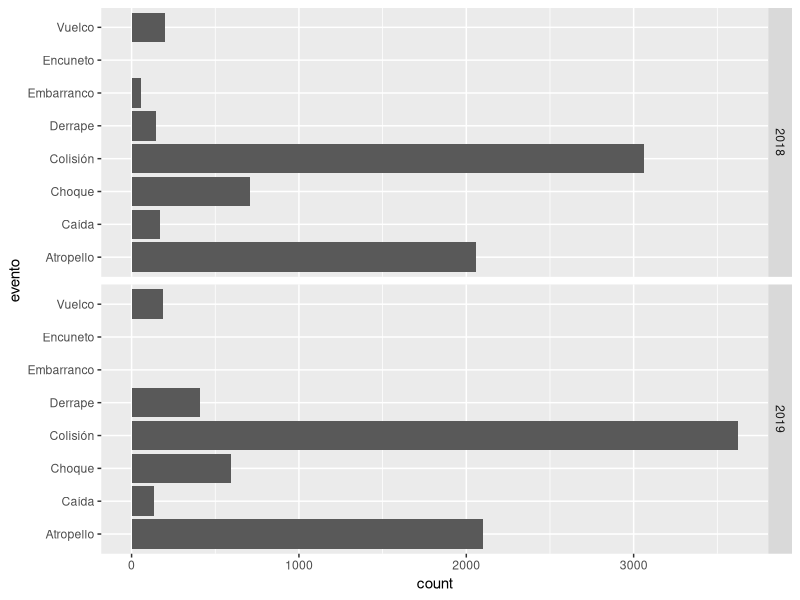

The R source for this figure:
## ---- chunk 1
library(readxl)
library(tidyverse)
## ---- chunk 2
hechos_2019 <- read_excel("./Datasets/Hechos_de_transito_2019.xlsx") %>% mutate(nuevo_num = paste(`núm_corre`,`año_ocu`,sep="")) # Para poder hacer joins, les agregaremos esta columna
hechos_2018 <- read_excel("./Datasets/Hechos_de_transito_2018.xlsx") %>% mutate(nuevo_num = paste(`núm_corre`,`año_ocu`,sep=""))

hechos <- rbind(hechos_2019,hechos_2018)

# Variables que no nos sirven porque pueden deducirse con otras o no dicen nada
hechos$g_hora = NULL
hechos$marca_veh = NULL
hechos$g_modelo_veh = NULL
hechos$g_hora_5 = NULL


hechos <- merge(merge(merge(merge(merge(merge(merge(hechos, read.csv("./Datasets/Normalizadas/color_veh.csv", encoding="UTF-8")), read.csv("./Datasets/Normalizadas/deptos_code_g.csv", encoding="UTF-8")),read.csv("./Datasets/Normalizadas/tipo_eve.csv", encoding="UTF-8")), read.csv("./Datasets/Normalizadas/dia.csv", encoding="UTF-8")),read.csv("./Datasets/Normalizadas/mes_ocu.csv", encoding="UTF-8")),read.csv("./Datasets/Normalizadas/municipios_g.csv", encoding="UTF-8")),read.csv("./Datasets/Normalizadas/veh.csv", encoding="UTF-8"))%>% filter(tipo_eve<99) # No queremos eventos ignorados, ya que no nos sirve de nada

hechos$año_ocu <-  as.factor(hechos$año_ocu)
hechos$mupio_name <-  as.factor(hechos$mupio_name)

vehiculos_2019 <- read_excel("./Datasets/Vehiculos_involucrados_2019.xlsx") %>% mutate(nuevo_num = paste(`núm_corre`,`año_ocu`,sep="")) # Para poder hacer joins, les agregaremos esta columna
vehiculos_2018 <- read_excel("./Datasets/Vehiculos_involucrados_2018.xlsx") %>% mutate(nuevo_num = paste(`núm_corre`,`año_ocu`,sep=""))

vehiculos <- rbind(vehiculos_2019,vehiculos_2018)

# Variables que no nos sirven porque pueden deducirse con otras o no dicen nada
vehiculos$g_hora = NULL
vehiculos$marca_veh = NULL
vehiculos$g_modelo_veh = NULL
vehiculos$g_edad_80ymás = NULL
vehiculos$g_edad_60ymás = NULL
vehiculos$edad_quinquenales = NULL
vehiculos$g_hora_5 = NULL

vehiculos <- merge(merge(merge(merge(merge(merge(merge(vehiculos, read.csv("./Datasets/Normalizadas/color_veh.csv", encoding="UTF-8")), read.csv("./Datasets/Normalizadas/deptos_code_g.csv", encoding="UTF-8")),read.csv("./Datasets/Normalizadas/tipo_eve.csv", encoding="UTF-8")), read.csv("./Datasets/Normalizadas/dia.csv", encoding="UTF-8")),read.csv("./Datasets/Normalizadas/mes_ocu.csv", encoding="UTF-8")),read.csv("./Datasets/Normalizadas/municipios_g.csv", encoding="UTF-8")),read.csv("./Datasets/Normalizadas/veh.csv", encoding="UTF-8")) %>% filter(tipo_eve<99) # No queremos eventos ignorados, ya que no nos sirve de nada

vehiculos$año_ocu <-  as.factor(vehiculos$año_ocu)
vehiculos$mupio_name <-  as.factor(vehiculos$mupio_name)
vehiculos$veh <-  as.factor(vehiculos$veh)

fal_les_2019 <- read_excel("./Datasets/Fallecidos_y_lesionados_2019.xlsx") %>% mutate(nuevo_num = paste(`núm_corre`,`año_ocu`,sep="")) # Para poder hacer joins, les agregaremos esta columna
fal_les_2018 <- read_excel("./Datasets/Fallecidos_y_lesionados_2018.xlsx") %>% mutate(nuevo_num = paste(`núm_corre`,`año_ocu`,sep=""))

fal_les <- rbind(fal_les_2019,fal_les_2018)

fal_les$g_hora = NULL
fal_les$marca_veh = NULL
fal_les$g_modelo_veh = NULL
fal_les$g_edad_80ymás = NULL
fal_les$g_edad_60ymás = NULL
fal_les$edad_quinquenales = NULL
fal_les$g_hora_5 = NULL

fal_les <- merge(merge(merge(merge(merge(merge(merge(merge(fal_les, read.csv("./Datasets/Normalizadas/color_veh.csv", encoding="UTF-8")), read.csv("./Datasets/Normalizadas/deptos_code_g.csv", encoding="UTF-8")),read.csv("./Datasets/Normalizadas/tipo_eve.csv", encoding="UTF-8")), read.csv("./Datasets/Normalizadas/dia.csv", encoding="UTF-8")),read.csv("./Datasets/Normalizadas/mes_ocu.csv", encoding="UTF-8")),read.csv("./Datasets/Normalizadas/municipios_g.csv", encoding="UTF-8")),read.csv("./Datasets/Normalizadas/veh.csv", encoding="UTF-8")), read.csv("./Datasets/Normalizadas/fal_les.csv", encoding="UTF-8")) %>% filter(tipo_eve<99) # No queremos eventos ignorados, ya que no nos sirve de nada

fal_les$año_ocu <-  as.factor(fal_les$año_ocu)
fal_les$mupio_name <-  as.factor(fal_les$mupio_name)
fal_les$veh <-  as.factor(fal_les$veh)
fal_les$fal_les_n <-  as.factor(fal_les$fal_les_n)

## ---- chunk 3
ggplot(hechos, aes(x=evento)) + geom_bar() + coord_flip() + facet_grid(año_ocu~.)
## ---- chunk 4
hechos %>% filter(zona_ocu==99) %>% add_count(mupio_name, año_ocu) %>% select(mupio_name, año_ocu, n) %>% distinct() %>% arrange(desc(n))
## ---- chunk 5
hechos %>% filter(modelo_veh==9999) %>% select(mupio_name,año_ocu) %>% group_by(mupio_name,año_ocu) %>% mutate(count = n()) %>% distinct() %>% arrange(desc(count))
## ---- chunk 6
sin_info_veh <- hechos %>% filter(modelo_veh==9999, tipo_veh==99, color_veh==99)
sin_info_veh %>% count()
## ---- chunk 7
sin_info_veh %>% select(evento) %>% add_count(evento) %>% group_by(evento) %>% distinct()
## ---- chunk 8
fal_les %>% filter(evento=="Atropello", modelo_veh==9999, tipo_veh==99, color_veh==99) %>% count()
## ---- chunk 9
vehiculos %>% select(veh) %>% add_count(veh) %>% group_by(veh) %>% distinct()
## ---- chunk 10
hechos %>% select(año_ocu, mes_ocu, día_ocu, hora_ocu, mupio_ocu, zona_ocu, tipo_eve) %>% filter(zona_ocu != 99) %>% count()
## ---- chunk 11
hechos %>% select(año_ocu, mes_ocu, día_ocu, hora_ocu, mupio_ocu, zona_ocu, tipo_eve) %>% filter(zona_ocu != 99) %>% distinct() %>% count()
## ---- chunk 12
vehiculos %>% filter(zona_ocu != 99) %>% count()
## ---- chunk 13
hechos %>% filter(zona_ocu != 99) %>% select(evento) %>% add_count(evento) %>% group_by(evento) %>% distinct() %>% arrange(desc(n))
## ---- chunk 14
vehiculos_y_hechos <- merge(hechos %>% select(año_ocu, mes_ocu, día_ocu, hora_ocu, mupio_ocu, zona_ocu, tipo_eve) %>% filter(zona_ocu != 99), vehiculos %>% filter(zona_ocu != 99))
vehiculos_y_hechos %>% count()
## ---- chunk 15
all_just_hechos <- hechos %>% select(año_ocu, mes_ocu, día_ocu, hora_ocu, mupio_ocu, zona_ocu, tipo_eve) %>% filter(zona_ocu != 99)

hechos_to_delete <- rev(which(duplicated(all_just_hechos) | duplicated(all_just_hechos, fromLast = TRUE)))

just_hechos_clean <- all_just_hechos
  
for(i in hechos_to_delete){
  just_hechos_clean <- just_hechos_clean[-i,]
}

vehiculos_y_hechos_clean <- merge(just_hechos_clean, vehiculos %>% select(-c("núm_corre","nuevo_num")) %>% filter(zona_ocu != 99))
vehiculos_y_hechos_clean %>% count()
## ---- chunk 16
fal_les %>% filter(zona_ocu!=99) %>% count()
## ---- chunk 17
v_y_h_names <- colnames(vehiculos_y_hechos_clean)
v_y_h_names[12] <- "sexo_con" # sexo del conductor
v_y_h_names[13] <- "edad_con" # sexo del conductor
v_y_h_names[15] <- "mayor_menor_con" # sexo del conductor
colnames(vehiculos_y_hechos_clean) <- v_y_h_names

veh_hec_fal_les <- merge(vehiculos_y_hechos_clean, fal_les, all.x=T)
veh_hec_fal_les %>% count()
